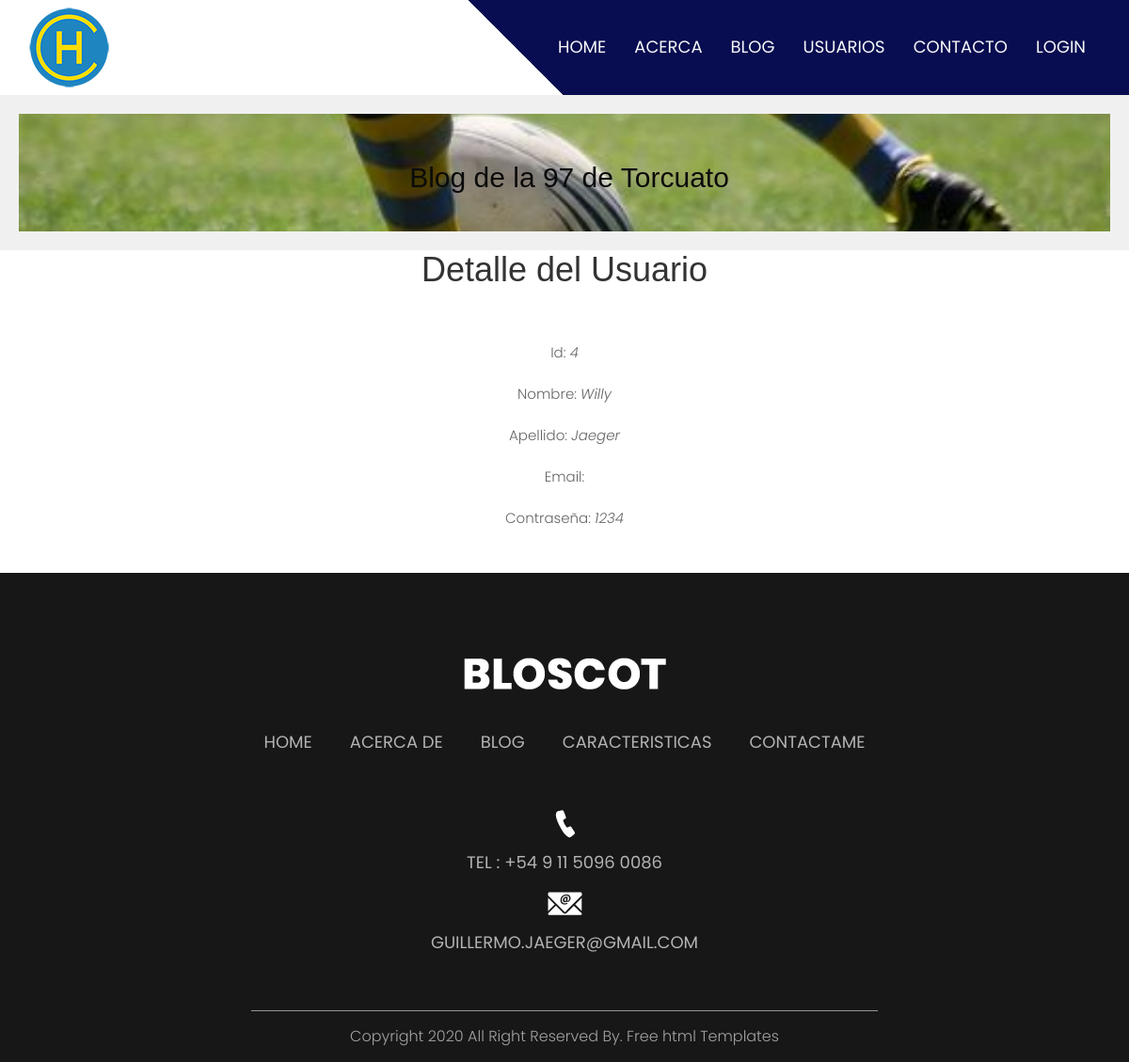
Before: /cuentas/usuario/4 with the older database file.
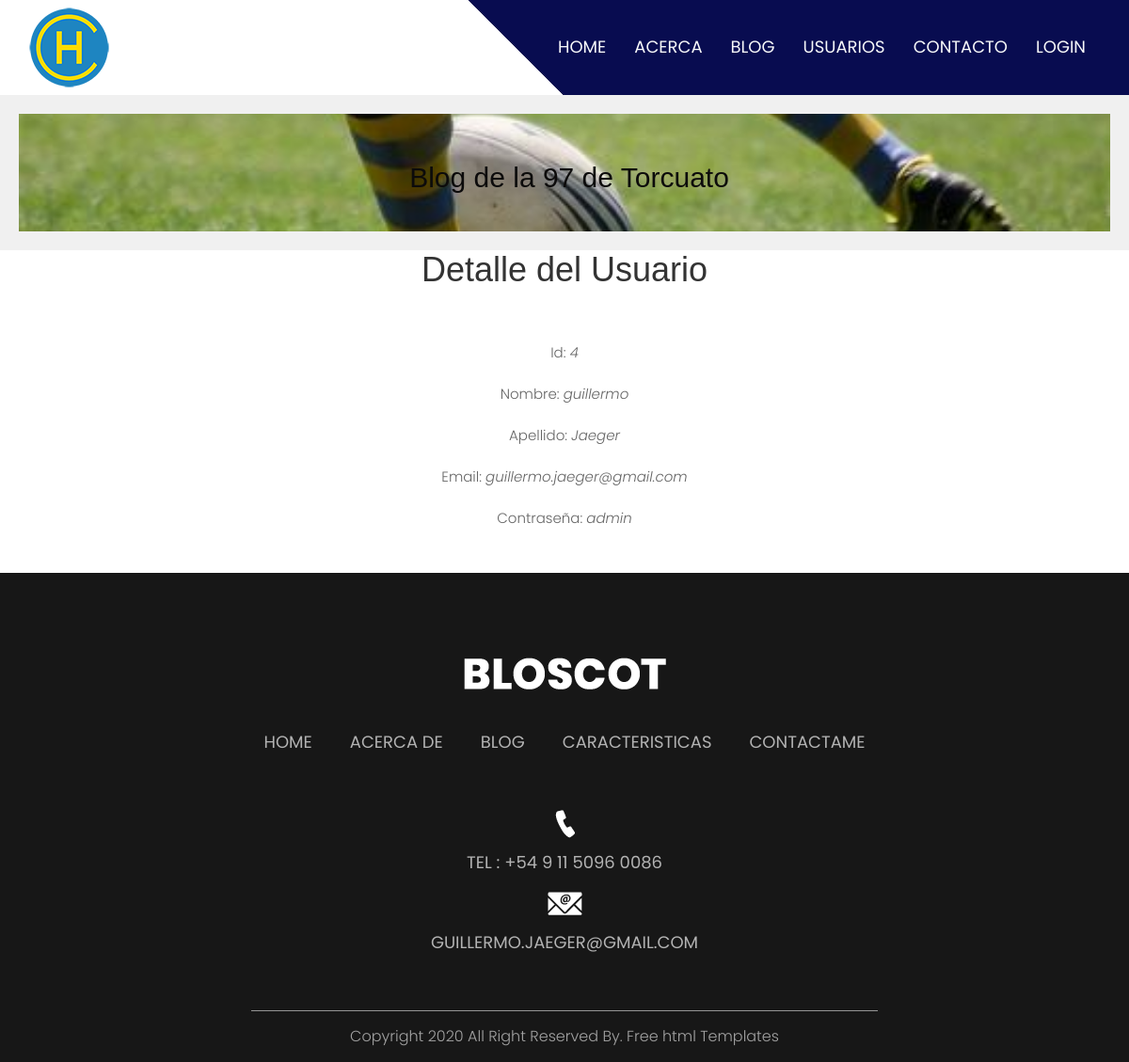
After: the same page with the newer database file.
### cuentas/models.py (models this page shows, shortened)
class Usuario(models.Model):
    nombreusuario=models.CharField(max_length=40,null=False,default="")
    nombre=models.CharField(max_length=40,null=False,default="")
    apellido=models.CharField(max_length=40,null=False,default="")
    contraseña=models.CharField(max_length=40)
    email=models.EmailField(max_length=40,null=True,default="")

### cuentas/views.py (the view)
# urls.py: path("usuario/<pk>",UsuarioDetalle.as_view(),name="usuariodetalle"),
class UsuarioDetalle(DetailView):
    model = Usuario
    template_name = 'usuariodetalle.html'

### cuentas/templates/usuariodetalle.html (shortened to what this page needs)
{% extends "padre.html" %}
{% load static % }
{% block contenido %}
<br>
<br>
<div class="container text-center">
    <h1>Detalle del Usuario</h1>
</div>
<br>
<div class="container text-center">
    <div class="row">
            <div class="col-sm-12 align-items-center">
                    <p>Id: <i> {{ usuario.id }}</i></p>
                    <p>Nombre: <i> {{ usuario.nombre }}</i></p>
                    <p>Apellido: <i> {{ usuario.apellido }}</i></p>
                    <p>Email: <i> {{ usuario.email }}</i></p>
                    <p>Contraseña: <i> {{ usuario.contraseña }}</i></p>
            </div>
            <br>
            <br>
                </div>
            </div>
            <br>

Changed rows visible on the page:
changed Usuario "Jaeger": nombre "Willy" → "guillermo"; email (not shown) → "guillermo.jaeger@gmail.com"; contraseña "1234" → "admin"
